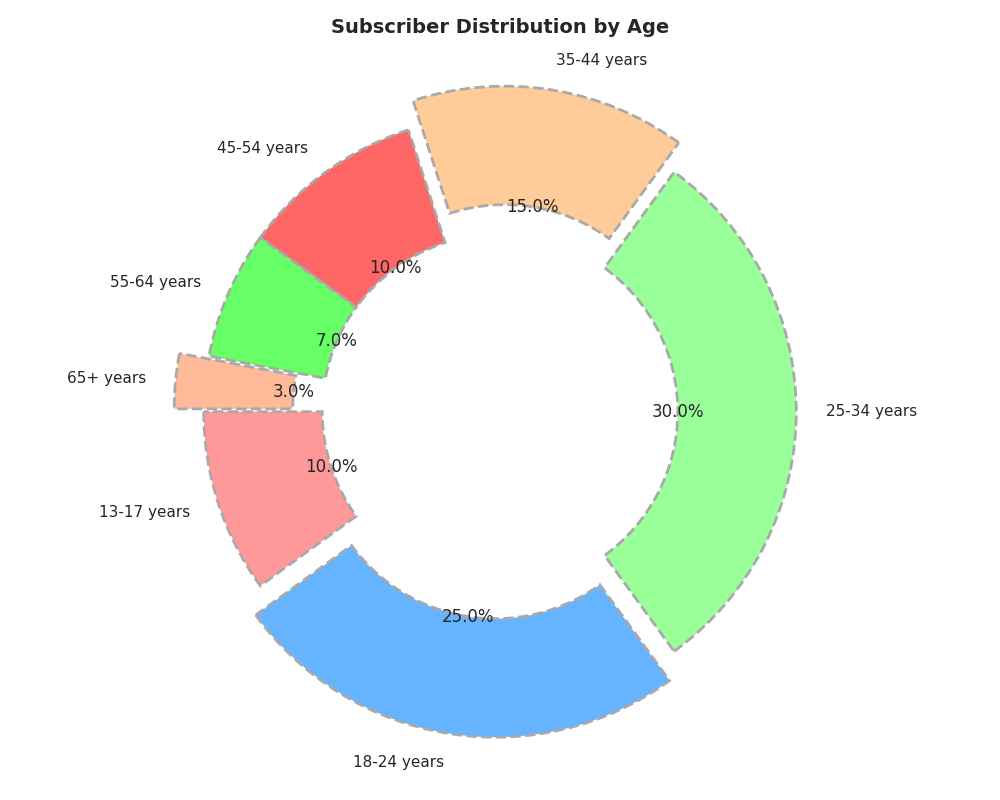

Source code (Python):
import matplotlib.pyplot as plt

age_categories = ['13-17 years', '18-24 years', '25-34 years', '35-44 years', 
                  '45-54 years', '55-64 years', '65+ years']
subscriber_distribution = [10, 25, 30, 15, 10, 7, 3]
colors = ['#FF9999', '#66B3FF', '#99FF99', '#FFCC99', '#FF6666', '#66FF66', '#FFBB99']
explode = [0, 0.1, 0, 0.1, 0, 0, 0.1]

fig, ax = plt.subplots(figsize=(10, 8))
ax.pie(
    subscriber_distribution,
    labels=age_categories,  # Adding legend-like labels directly on the pie chart
    colors=colors,  # Different colors for each slice
    autopct='%1.1f%%',
    startangle=180,
    explode=explode,
    shadow=False,  # Remove shadow for visual clarity
    wedgeprops={'edgecolor': 'darkgrey', 'linewidth': 2, 'linestyle': '--', 'width': 0.4}  # Different edge style
)

ax.set_title('Subscriber Distribution by Age', fontsize=14, fontweight='bold')
plt.grid(visible=True, linestyle='-', linewidth=0.5, alpha=0.5)  # Add grid to the background
plt.tight_layout()
plt.show()
